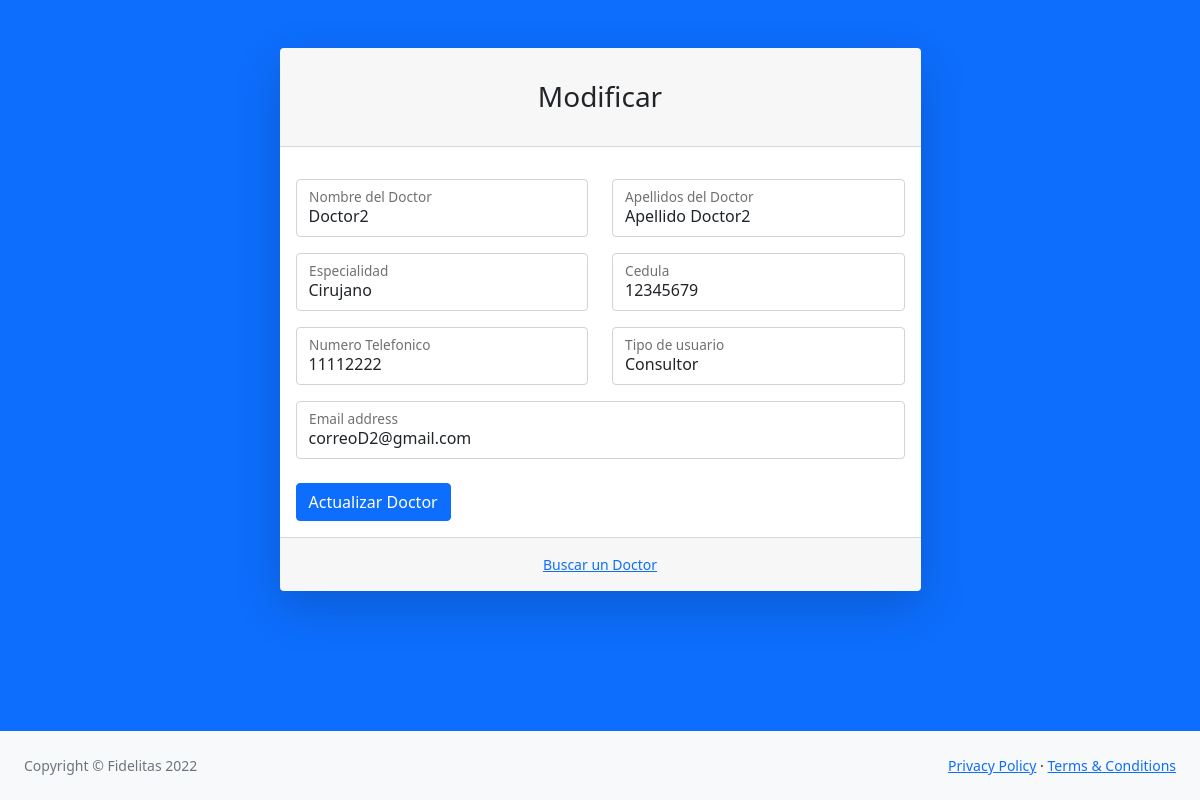
Page /formularios/editarDoctor.php?id=2 (signed in) on the committed database.
### tables this page shows
CREATE TABLE `doctor` (
  idDoctor INT NOT NULL AUTO_INCREMENT,
  nombreDoctor VARCHAR(45) NOT NULL,
  apellidosDoctor VARCHAR(45) NOT NULL,
  cedulaDoctor INT NOT NULL,
  telefonoDoctor VARCHAR(10) NOT NULL,
  correoDoctor VARCHAR(45) NOT NULL,
  especialidad VARCHAR(45) NOT NULL,
  tipoUsuario INT NOT NULL,
  PRIMARY KEY (idDoctor),
  foreign key(tipoUsuario)references `tipousuario`(idtipoUsuario));

CREATE TABLE `tipousuario` (
  idtipoUsuario INT NOT NULL AUTO_INCREMENT,
  tipoDeUsuario VARCHAR(45) NOT NULL,
  PRIMARY KEY (idtipoUsuario));

### formularios/editarDoctor.php (the view, shortened to what this page needs)
<?php
  require "../conexion/conexion.php";
  $idDoc=$_GET['id'];
  $tDoctorSELECT = "SELECT d.nombreDoctor, d.apellidosDoctor, d.cedulaDoctor, d.telefonoDoctor, d.correoDoctor, d.especialidad, tu.tipoDeUsuario
  FROM doctor d JOIN tipousuario tu on d.tipoUsuario = tu.idtipoUsuario
  where d.idDoctor = ".$idDoc;
  $resultado = $mysqli->query($tDoctorSELECT);
?>
<!DOCTYPE html>
<html lang="en">
    <head>
        <link href="../css/styles.css" rel="stylesheet" />
    </head>
    <body class="bg-primary">
    <?php while ($row = $resultado->fetch_assoc()) { ?>
        <div id="layoutAuthentication">
            <div id="layoutAuthentication_content">
                <main>
                    <div class="container">
                        <div class="row justify-content-center">
                            <div class="col-lg-7">
                                <div class="card shadow-lg border-0 rounded-lg mt-5">
                                    <div class="card-header"><h3 class="text-center font-weight-light my-4">Modificar</h3></div>
                                    <div class="card-body">
                                        <form method="Post" action="../scriptsSQL/updateDoctor.php">
                                        <div class="row mb-3">
                                                <div class="col-md-6">
                                                    <div class="form-floating mb-3 mb-md-0">
                                                        <input class="form-control" id="inputFirstName" type="text" placeholder="Enter your first name" name="doctorNombre"
                                                        value="<?php echo $row['nombreDoctor']  ?>"/>
                                                        <label for="inputFirstName">Nombre del Doctor</label>
                                                    </div>
                                                </div>
                                                <div class="col-md-6">
                                                    <div class="form-floating">
                                                        <input class="form-control" id="inputLastName" type="text" placeholder="Enter your last name" name="doctorApellidos"
                                                        value="<?php echo $row['apellidosDoctor']  ?>"/>
                                                        <label for="inputLastName">Apellidos del Doctor</label>
                                                    </div>
                                                </div>
                                            </div>
                                            <div class="row mb-3">
                                                <div class="col-md-6">
                                                    <div class="form-floating mb-3 mb-md-0">
                                                        <input class="form-control" id="inputFirstName" type="Text" placeholder="Enter your first name" name="doctorEspecialidad"
                                                        value="<?php echo $row['especialidad']  ?>"/>
                                                        <label for="inputFirstName">Especialidad</label>
                                                    </div>
                                                </div>
                                                <div class="col-md-6">
                                                    <div class="form-floating">
                                                        <input class="form-control" id="inputLastName" type="number" placeholder="Enter your last name" name="doctorCedula"
                                                        value="<?php echo $row['cedulaDoctor']  ?>"/>
                                                        <label for="inputLastName">Cedula</label>
                                                    </div>
                                                </div>
                                            </div>
                                            <div class="row mb-3">
                                                <div class="col-md-6">
                                                    <div class="form-floating mb-3 mb-md-0">
                                                        <input class="form-control" id="inputFirstName" type="text" placeholder="Enter your first name" name="doctorTelefono"
                                                        value="<?php echo $row['telefonoDoctor']  ?>"/>
                                                        <label for="inputFirstName">Numero Telefonico</label>
                                                    </div>
                                                </div>
                                                 <div class="col-md-6">
                                                    <div class="form-floating mb-3 mb-md-0">
                                                        <input class="form-control" id="inputFirstName" type="text" placeholder="Enter your first name" name="doctorTpUsuario"
                                                        value="<?php echo $row['tipoDeUsuario']  ?>"/>
                                                        <label for="inputFirstName">Tipo de usuario</label>
                                                    </div>
                                                 </div>
                                            </div>
                                            <div class="form-floating mb-3">
                                                <input class="form-control" id="inputEmail" type="email" placeholder="name@example.com" name="doctorCorreo"
                                                value="<?php echo $row['correoDoctor'] ?>"/>
                                                <label for="inputEmail">Email address</label>
                                            </div>
                                            <div class="mt-4 mb-0">
                                            <button type="submit" class="btn btn-primary" >Actualizar Doctor</button>
                                            </div>
                                        </form>
                                    </div>
                                    <div class="card-footer text-center py-3">
                                        <div class="small"><a href="../tablas/tablaDoctores.php">Buscar un Doctor</a></div>
                                    </div>
                                </div>
                            </div>
                        </div>
                    </div>
                </main>
            </div>
            <div id="layoutAuthentication_footer">
                <footer class="py-4 bg-light mt-auto">
                    <div class="container-fluid px-4">
                        <div class="d-flex align-items-center justify-content-between small">
                            <div class="text-muted">Copyright &copy; Fidelitas 2022</div>
                            <div>
                                <a href="#">Privacy Policy</a>
                                &middot;
                                <a href="#">Terms &amp; Conditions</a>
                            </div>
                        </div>
                    </div>
                </footer>
            </div>
        </div>
        <?php } ?>
    </body>
</html>

### rows in the picture
doctor: doctorNombre "Doctor2", doctorApellidos "Apellido Doctor2", doctorEspecialidad "Cirujano", doctorCedula "12345679", doctorTelefono "11112222", doctorTpUsuario "Consultor", doctorCorreo "correoD2@gmail.com"
